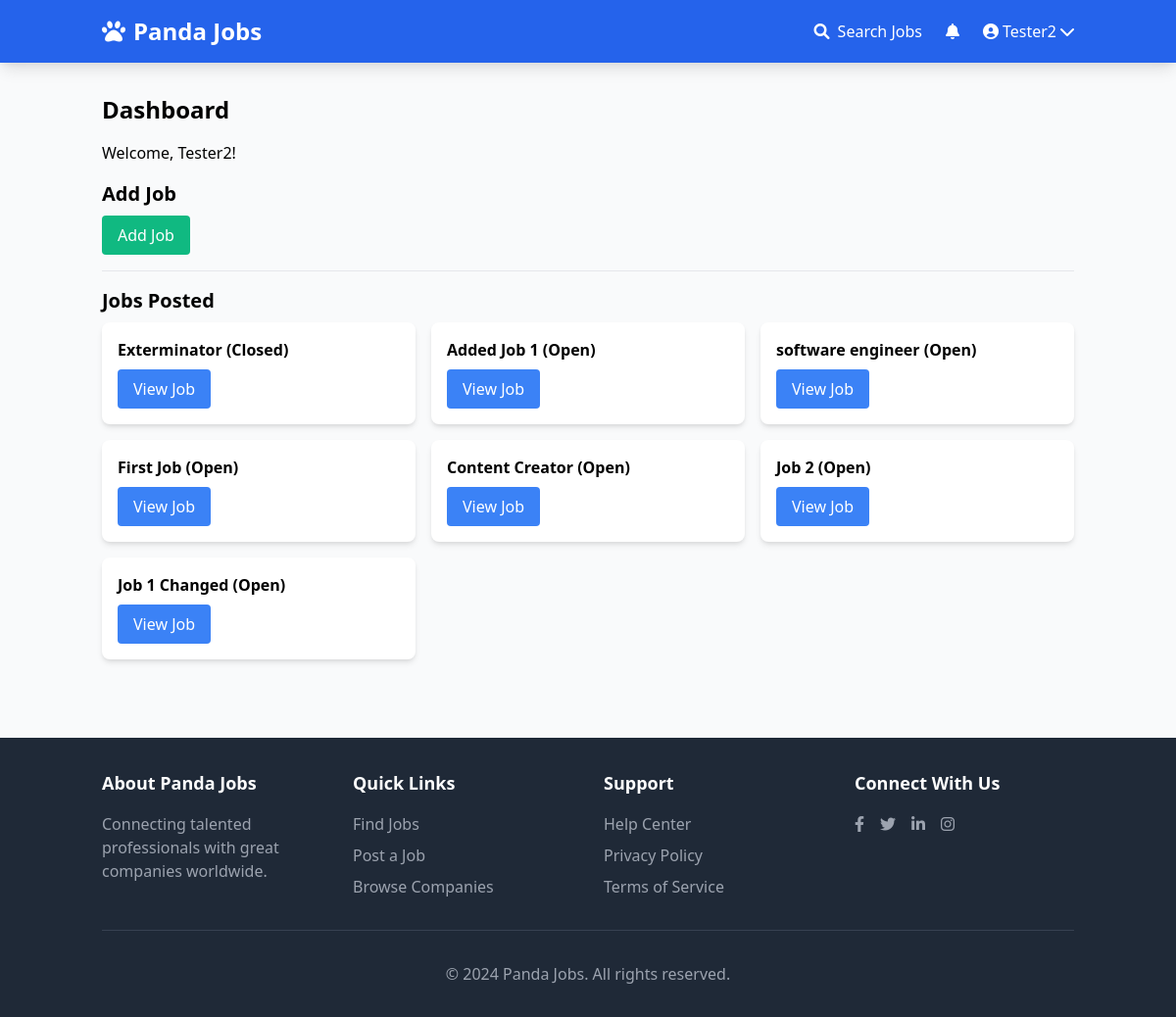
The page /userprofile/dashboard/ (signed in) on the database as committed earlier.
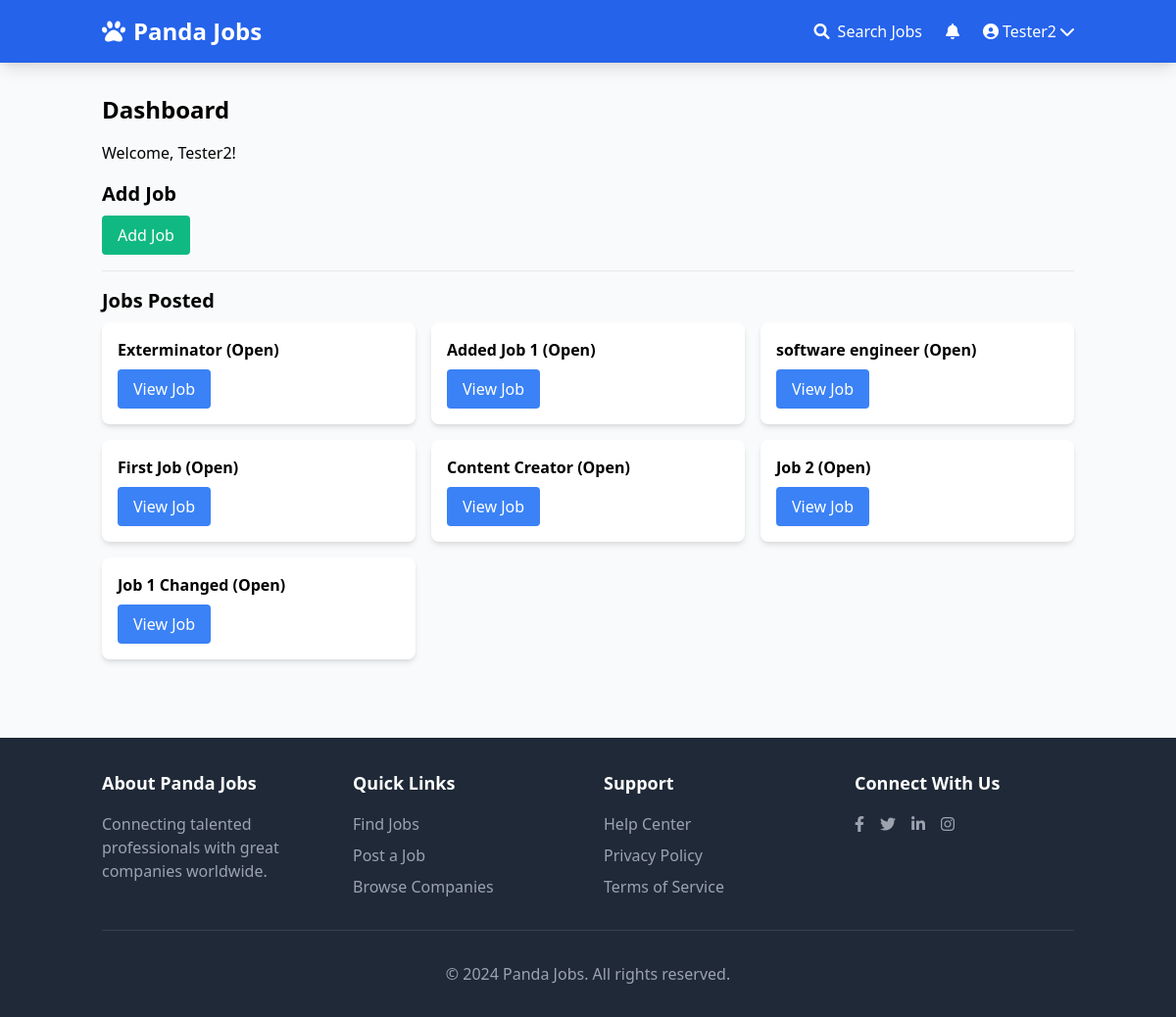
The same page on the database as committed later.
### apps/jobs/models.py (models this page shows, shortened)
class Job(models.Model):
    SIZE_1_9 = 'size_1_9'
    SIZE_10_49 = 'size_10_49'
    SIZE_50_99 = 'size_50_99'
    SIZE_100 = 'size_100'
    SIZE_CHOICES = (
        (SIZE_1_9, '1-9'),
        (SIZE_10_49, '10-49'),
        (SIZE_50_99, '50-99'),
        (SIZE_100, '100+'),
    )
    OPEN = 'open'
    CLOSED = 'closed'
    ARCHIVED = 'archived'
    STATUS_CHOICES = (
        (OPEN, 'Open'),
        (CLOSED, 'Closed'),
        (ARCHIVED, 'Archived'),
    )
    REMOTE = 'remote'
    ONSITE = 'onsite'
    HYBRID = 'hybrid'
    WORK_TYPE_CHOICES = (
        (REMOTE, 'Remote'),
        (ONSITE, 'On-site'),
        (HYBRID, 'Hybrid'),
    )
    title = models.CharField(max_length=100)
    slug = models.SlugField(max_length=100, unique=True, blank=True)
    summary = models.TextField()
    full_description = models.TextField()
    company_name = models.CharField(max_length=100)
    company_location = models.CharField(max_length=100, blank=True, null=True)
    company_country = CountryField(blank_label="(select country)", default="Nigeria")
    company_size = models.CharField(max_length=20, choices=SIZE_CHOICES, default=SIZE_1_9)
    salary_min = models.DecimalField(max_digits=10, decimal_places=2, null=True, blank=True)
    salary_max = models.DecimalField(max_digits=10, decimal_places=2, null=True, blank=True)
    work_type = models.CharField(max_length=20, choices=WORK_TYPE_CHOICES, default=ONSITE)
    created_by = models.ForeignKey(User, related_name='jobs', on_delete=models.CASCADE)
    created_at = models.DateTimeField(auto_now_add=True)
    updated_at = models.DateTimeField(auto_now=True)
    status = models.CharField(max_length=20, choices=STATUS_CHOICES, default=OPEN)
    class Meta:
        ordering = ['-created_at']
        indexes = [
            models.Index(fields=['status', '-created_at']),
            models.Index(fields=['company_country', 'status']),
        ]

### apps/userprofile/views.py (the view)
# urls.py: path('dashboard/', dashboard, name='dashboard'),
@login_required
def dashboard(request):
    return render(request, 'dashboard.html', {'userprofile':request.user.userprofile})

### apps/notifications/context_processors.py (called while the page is built)
def notification(request):
    if request.user.is_authenticated:
        return {'notifications': request.user.notifications.filter(is_read=False)}
    else:
        return {'notifications': []}

### apps/userprofile/templates/dashboard.html (shortened to what this page needs)
{% extends 'base.html' %}
{% block content %}
    <h1 class="text-2xl font-bold mb-4">Dashboard</h1>
    <p class="mb-4">Welcome, {{ request.user.username }}!</p>
    {% if userprofile.is_employer %}
        <h2 class="text-xl font-semibold mb-2">Add Job</h2>
        <a href="{% url 'add_job' %}" class="inline-block px-4 py-2 bg-green-500 text-white rounded hover:bg-green-600 transition duration-300">Add Job</a>
        <hr class="my-4">
        <h2 class="text-xl font-semibold mb-2">Jobs Posted</h2>
        {% if request.user.jobs.all %}
            <div class="grid grid-cols-1 md:grid-cols-2 lg:grid-cols-3 gap-4">
                {% for job in request.user.jobs.all %}
                    <div class="bg-white p-4 rounded-lg shadow-md">
                        <p class="font-semibold">{{ job.title }} ({{ job.get_status_display }})</p>
                        <a href="{% url 'view_dashboard_job' job.id %}" class="inline-block mt-2 px-4 py-2 bg-blue-500 text-white rounded hover:bg-blue-600 transition duration-300 hover:shadow-md">View Job</a>
                    </div>
                {% endfor %}
            </div>
        {% else %}
            <p class="mt-4">You don't have any jobs yet.</p>
        {% endif %}
    {% endif %}
{% endblock %}

Rows that differ between the two databases and show on the page:
changed Job "Exterminator": status "Closed" → "Open"
